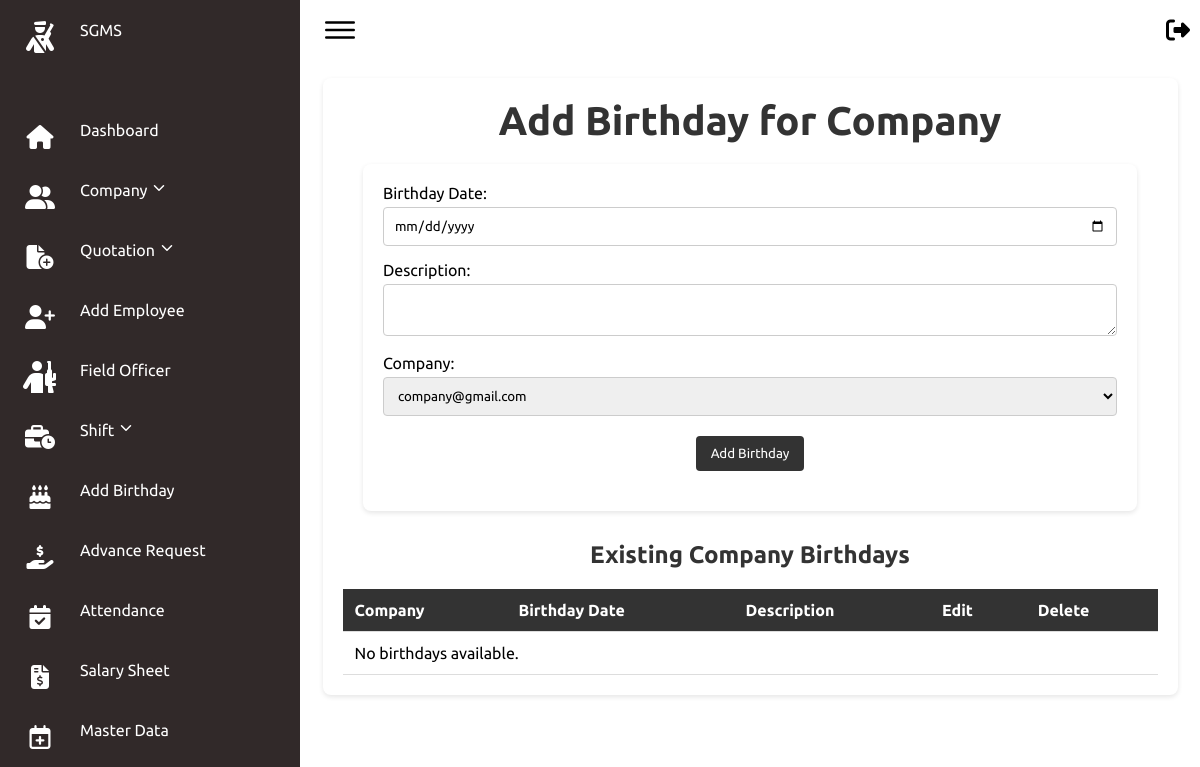
Before: /addbirth/ with the older database file.
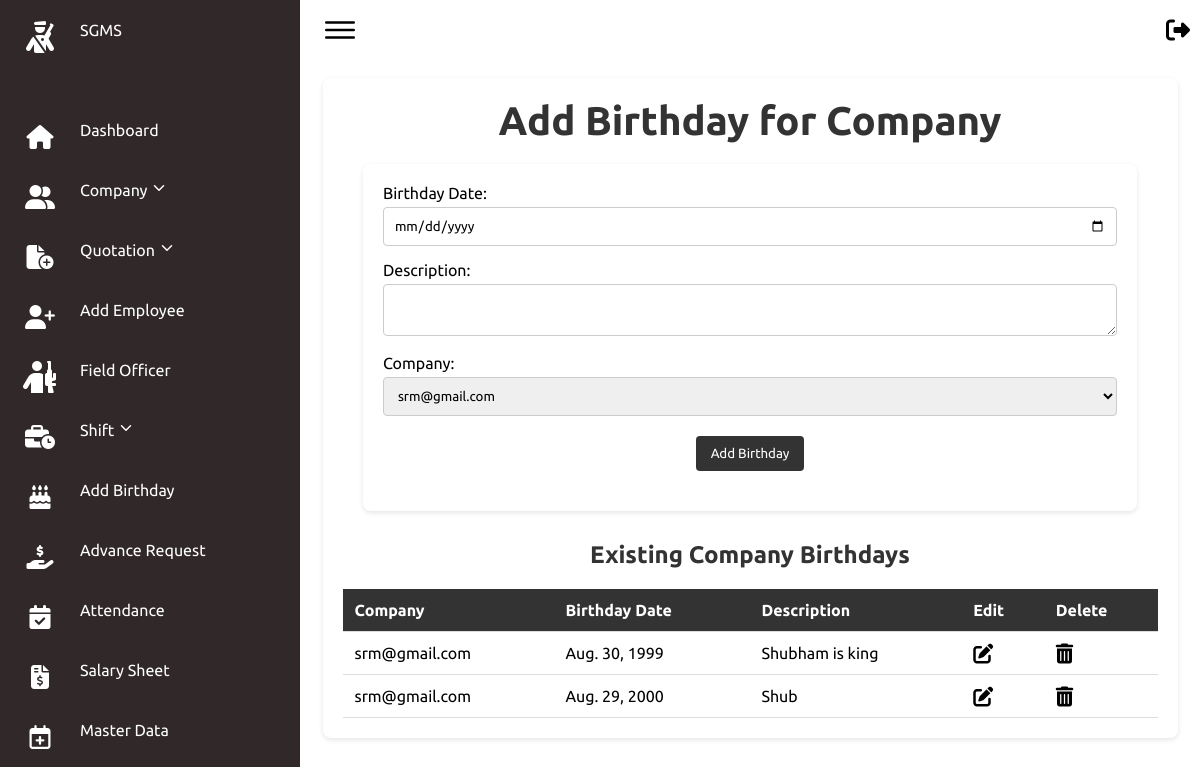
After: the same page with the newer database file.
### secman/models.py (models this page shows, shortened)
class BirthdayCompany(models.Model):
    user_profile = models.ForeignKey(UserProfile, on_delete=models.CASCADE, limit_choices_to={'user_type': 'company'})
    description = models.TextField()
    birthday_date = models.DateField()

class UserProfile(models.Model):
    USER_TYPES = (
        ('hod', 'HOD'),
        ('fo', 'Field Officer'),
        ('company', 'Company'),
    )
    user = models.OneToOneField(User, on_delete=models.CASCADE)
    user_type = models.CharField(max_length=20, choices=USER_TYPES, default='fo')
    contact = models.CharField(max_length=12)
    gst_or_emergency = models.CharField(max_length=20)

### secman/views.py (the view, shortened to what this page needs)
# urls.py: path('addbirth/', views.addbirth, name='addbirth'),
def addbirth(request):
    company_profiles = UserProfile.objects.filter(user_type='company')
    birthdays = BirthdayCompany.objects.all().order_by('birthday_date')
    return render(request, 'admin/addbirth.html', {
        'company_profiles': company_profiles,
        'birthdays': birthdays,
    })

### secman/templates/admin/addbirth.html (shortened to what this page needs)
{% extends 'admin/basead.html' %}
{% block content %}
<body>
    <div class="card">
        <h1 class="page-title">Add Birthday for Company</h1>
        <form action="{% url 'addbirth' %}" method="post" class="card" id="addbirth-form">
            <div class="form-group">
                <label for="birthday_date">Birthday Date:</label>
                <input type="date" id="birthday_date" name="birthday_date" class="form-control" required>
            </div>
            <div class="form-group">
                <label for="description">Description:</label>
                <textarea id="description" name="description" class="form-control" required></textarea>
            </div>
            <div class="form-group">
                <label for="company">Company:</label>
                <select id="company" name="company" class="form-control" required>
                    {% for company in company_profiles %}
                        <option value="{{ company.id }}">{{ company.user.username }}</option>
                    {% endfor %}
                </select>
            </div>
            <button type="submit" class="btn-submit">Add Birthday</button>
        </form>
        <h2 class="section-title">Existing Company Birthdays</h2>
        <table class="table">
            <thead>
                <tr>
                    <th>Company</th>
                    <th>Birthday Date</th>
                    <th>Description</th>
                    <th>Edit</th>
                    <th>Delete</th>
                </tr>
            </thead>
            <tbody>
                {% for birthday in birthdays %}
                <tr>
                    <td>{{ birthday.user_profile.user.email }}</td>
                    <td>{{ birthday.birthday_date }}</td>
                    <td>{{ birthday.description }}</td>
                    <td>
                        <div>
                            <a href="{% url 'edit_birthday' birthday.id %}">
                                <i class="fa-solid fa-pen-to-square fa-lg" style="color: black;"></i>
                            </a>
                        </div>
                    </td>
                    <td>
                        <div>
                            <a href="{% url 'delete_birthday' birthday.id %}" onclick="return confirm('Are you sure you want to delete this birthday?');">
                                <i class="fa-solid fa-trash-can fa-lg" style="color: black;"></i>
                            </a>
                        </div>
                    </td>
                </tr>
                {% empty %}
                <tr>
                    <td colspan="5">No birthdays available.</td>
                </tr>
                {% endfor %}
            </tbody>
        </table>
    </div>
</body>
{% endblock %}

Changed rows visible on the page:
added BirthdayCompany: user_profile.user.email "srm@gmail.com", birthday_date "Aug. 30, 1999", description "Shubham is king"
added BirthdayCompany: user_profile.user.email "srm@gmail.com", birthday_date "Aug. 29, 2000", description "Shub"
Other visible differences:
form field company: "company@gmail.com" → "srm@gmail.com"
text no longer shown: "No birthdays available."
